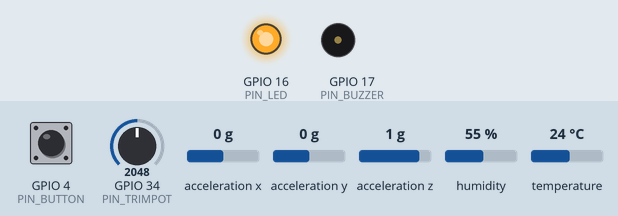
This sketch was run on a simulated ESP32. On the bench: output pins drawn as LEDs (lit = HIGH), buzzer (waves = sounding). Wiring (inferred from the names in the program): MPU-6050 motion sensor at I2C address 0x68. Dashed ring = blinking. The inputs (shaded band) are chosen by the test bench; at power-on: GPIO 4 (PIN_BUTTON) HIGH, GPIO 34 (PIN_TRIMPOT) = 2048, acceleration x 0 g, acceleration y 0 g, acceleration z 1 g, humidity 55 %, temperature 24 °C. Random numbers use the default seed unless the sketch sets one; what the sketch prints to the serial monitor is not drawn.

Above: at 1.2 s.
1.3 s: GPIO 4 (PIN_BUTTON) pulled LOW for 0.15 s
At 1.58 s:
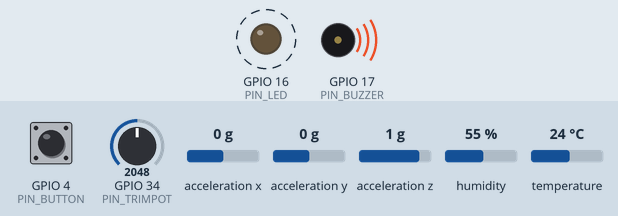
At 2.18 s:
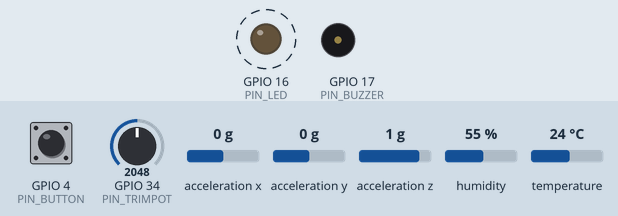
4.8 s: GPIO 34 (PIN_TRIMPOT) set to 2771
Timing chart, 0 to 14.9 s (numbered marks = the images above; inputs shaded):
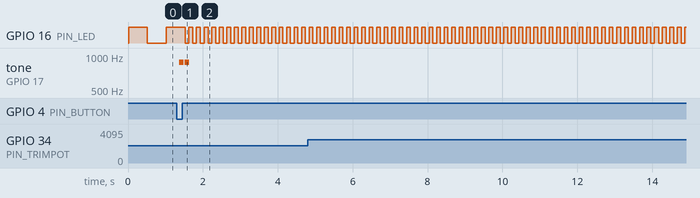

The sketch:

sketch.ino
```cpp
// KINETIQ — Wokwi simulation firmware (Arduino-ESP32 core, real FreeRTOS).
// File: hardware/sim/sketch.ino
//
// Pin plan: docs/OVERHAUL_PLAN.md section 3 (locked).
//   I2C SDA=21/SCL=22 (MPU6050 @ 0x68) | DHT22=GPIO13 | buzzer=GPIO17
//   button=GPIO4 (INPUT_PULLUP) | status LED=GPIO16 | examiner trimpot=GPIO34
//
// Tasks: sensorTask (1 Hz) -> classifyTask -> telemetryTask (1 Hz JSON on
// Serial) + buttonTask (debounce, alert toggle + fall-event beep)
// + potTask (100 ms examiner trimpot) + ledTask (heartbeat).
// Shared state is guarded by a mutex; pacing is vTaskDelay(), never delay().
// Serial carries exactly ONE JSON telemetry line per second (schema-locked)
// plus one plain-text "RTOS ..." status line (never JSON — parsers that keep
// only lines starting with '{' are unaffected).

#include <Arduino.h>
#include <Wire.h>
#include <DHTesp.h>
#include "freertos/FreeRTOS.h"
#include "freertos/task.h"
#include "freertos/semphr.h"

// ---------- pins ----------
static const uint8_t PIN_I2C_SDA = 21;
static const uint8_t PIN_I2C_SCL = 22;
static const uint8_t PIN_DHT     = 13;
static const uint8_t PIN_BUZZER  = 17;
static const uint8_t PIN_BUTTON  = 4;    // INPUT_PULLUP, active LOW
static const uint8_t PIN_LED     = 16;
static const uint8_t PIN_TRIMPOT = 34;   // ADC1_CH6, input-only; examiner knob

// ================= RTOS CONFIG (exhibit block — single source of truth) =====
// Task priorities (larger = more urgent), pacing periods (ms), stack depths
// (xTaskCreate usStackDepth units) and core affinity. Tasks stay UNPINNED
// (tskNO_AFFINITY) so the Wokwi browser build schedules exactly like the
// classroom build. Every xTaskCreate / vTaskDelay below sources its numbers
// from these constants — no magic numbers in the task bodies.
#define CFG_PRIO_SENSOR    2
#define CFG_PRIO_CLASSIFY  1
#define CFG_PRIO_TELEMETRY 1
#define CFG_PRIO_BUTTON    2
#define CFG_PRIO_POT       1
#define CFG_PRIO_LED       1
#define CFG_PERIOD_SENSOR_MS    1000
#define CFG_PERIOD_CLASSIFY_MS   250
#define CFG_PERIOD_TELEMETRY_MS 1000
#define CFG_PERIOD_BUTTON_MS      10
#define CFG_PERIOD_POT_MS        100
#define CFG_PERIOD_LED_SLOW_MS   500
#define CFG_PERIOD_LED_FAST_MS   100
#define CFG_STACK_SENSOR     4096
#define CFG_STACK_CLASSIFY   2048
#define CFG_STACK_TELEMETRY  4096
#define CFG_STACK_BUTTON     2048
#define CFG_STACK_POT        2048
#define CFG_STACK_LED        2048
static const BaseType_t CFG_CORE_DEFAULT = tskNO_AFFINITY;  // documented, unpinned

// ---------- examiner trimpot bands (12-bit ADC 0..4095, smoothed) ----------
static const int POT_MID_MIN  = 1366;  // >= : walk band
static const int POT_HIGH_MIN = 2731;  // >= : run band (below both: rest band)

// ---------- fall-event recovery window ----------
static const uint32_t FALL_RECOVERY_MS = 8000;  // ramp length after button press

// ---------- MPU6050 registers (raw Wire access, no library needed) ----------
static const uint8_t MPU_ADDR         = 0x68;  // AD0 tied to GND
static const uint8_t MPU_REG_PWR      = 0x6B;
static const uint8_t MPU_REG_ACCEL_XH = 0x3B;
static const float   MPU_LSB_PER_G    = 16384.0f;  // +/-2g full scale (reset default)

// ---------- shared state ----------
struct SharedState {
  float    ax_g = 0.0f, ay_g = 0.0f, az_g = 1.0f;
  float    mag_g = 1.0f;
  float    tempC = 25.0f, humidPct = 50.0f;
  bool     dhtOk = false;
  char     activity[8] = "rest";     // rest|walk|run (schema subset)
  char     exertion[10] = "rest";    // rest|light|moderate|high
  float    intensity = 0.0f;         // 0.00..1.00
  uint32_t steps = 0;
  bool     alertOn = false;
  uint16_t potRaw = 0;        // last examiner-trimpot ADC sample (0..4095)
  float    potSmooth = 0.0f;   // exponentially smoothed trimpot (band select)
  uint32_t fallUntilMs = 0;    // millis() stamp: fall ramp active while > now
};

static SharedState g_state;
static SemaphoreHandle_t g_mutex = NULL;
static DHTesp g_dht;

// Sim epoch base: no RTC/NTP in the sim, so timestamp = base + uptime(s).
// Schema only requires a positive unix-seconds int.
static const uint32_t SIM_EPOCH_BASE = 1727544000UL;

// ---------- helpers ----------
static bool mpuWake() {
  Wire.beginTransmission(MPU_ADDR);
  Wire.write(MPU_REG_PWR);
  Wire.write(0x00);  // clear SLEEP bit
  return Wire.endTransmission() == 0;
}

static bool mpuReadAccel(float &ax, float &ay, float &az) {
  Wire.beginTransmission(MPU_ADDR);
  Wire.write(MPU_REG_ACCEL_XH);
  if (Wire.endTransmission(false) != 0) return false;  // repeated start
  if (Wire.requestFrom(MPU_ADDR, (uint8_t)6) != 6) return false;
  int16_t rx = (int16_t)((Wire.read() << 8) | Wire.read());
  int16_t ry = (int16_t)((Wire.read() << 8) | Wire.read());
  int16_t rz = (int16_t)((Wire.read() << 8) | Wire.read());
  ax = (float)rx / MPU_LSB_PER_G;
  ay = (float)ry / MPU_LSB_PER_G;
  az = (float)rz / MPU_LSB_PER_G;
  return true;
}

// ---------- (a) sensor task: MPU6050 via Wire + DHT22, 1 Hz ----------
static void sensorTask(void *arg) {
  (void)arg;
  for (;;) {
    float ax, ay, az;
    bool mpuOk = mpuReadAccel(ax, ay, az);
    TempAndHumidity th = g_dht.getTempAndHumidity();  // DHTesp (Wokwi-safe on ESP32)
    bool dhtOk = (g_dht.getStatus() == 0);
    if (xSemaphoreTake(g_mutex, portMAX_DELAY) == pdTRUE) {
      if (mpuOk) {
        g_state.ax_g = ax;
        g_state.ay_g = ay;
        g_state.az_g = az;
        g_state.mag_g = sqrtf(ax * ax + ay * ay + az * az);
      }
      if (dhtOk) {
        g_state.tempC = th.temperature;
        g_state.humidPct = th.humidity;
      }
      g_state.dhtOk = dhtOk;
      xSemaphoreGive(g_mutex);
    }
    vTaskDelay(pdMS_TO_TICKS(CFG_PERIOD_SENSOR_MS));
  }
}

// ---------- (b) classification task: examiner trimpot drives the band ----------
// The Wokwi MPU6050 is static, so accel alone would sit at rest forever in the
// browser. The trimpot (smoothed, ~100 ms) selects rest|walk|run; real accel
// can only raise intensity above the band baseline (matters on real hardware).
// Enum strings stay inside the locked schema set (rest|walk|run) — "fall" is
// NOT a schema value, so the button fall event uses rest + high intensity.
static void classifyTask(void *arg) {
  (void)arg;
  uint32_t lastStepMs = 0;
  for (;;) {
    if (xSemaphoreTake(g_mutex, portMAX_DELAY) == pdTRUE) {
      float dev = fabsf(g_state.mag_g - 1.0f);  // deviation from 1g at rest
      float accelIntensity = constrain(dev / 0.6f, 0.0f, 1.0f);
      float pot = g_state.potSmooth;
      const char *act = "rest";
      const char *exe = "rest";
      float base = 0.02f;
      if (pot >= (float)POT_HIGH_MIN)     { act = "run";  exe = "high";     base = 0.75f; }
      else if (pot >= (float)POT_MID_MIN) { act = "walk"; exe = "moderate"; base = 0.35f; }
      g_state.intensity = constrain(fmaxf(accelIntensity, base), 0.0f, 1.0f);
      strncpy(g_state.activity, act, sizeof(g_state.activity) - 1);
      strncpy(g_state.exertion, exe, sizeof(g_state.exertion) - 1);
      g_state.activity[sizeof(g_state.activity) - 1] = 0;
      g_state.exertion[sizeof(g_state.exertion) - 1] = 0;
      // crude step peak detector: one step per accel burst, 300 ms refractory
      uint32_t now = millis();
      if (dev > 0.15f && (now - lastStepMs) > 300) {
        g_state.steps++;
        lastStepMs = now;
      }
      // band-driven steps so walk/run visibly advance the counter in the sim
      uint32_t refractory = 0;
      if (strcmp(act, "run") == 0)       refractory = 250;
      else if (strcmp(act, "walk") == 0) refractory = 400;
      if (refractory > 0 && (now - lastStepMs) > refractory) {
        g_state.steps++;
        lastStepMs = now;
      }
      // FALL override LAST: schema-safe "rest" + intensity spike ~0.95 that
      // decays back to the trimpot baseline over FALL_RECOVERY_MS.
      if (g_state.fallUntilMs > now) {
        strncpy(g_state.activity, "rest", sizeof(g_state.activity) - 1);
        strncpy(g_state.exertion, "high", sizeof(g_state.exertion) - 1);
        g_state.activity[sizeof(g_state.activity) - 1] = 0;
        g_state.exertion[sizeof(g_state.exertion) - 1] = 0;
        float k = constrain((float)(g_state.fallUntilMs - now)
                            / (float)FALL_RECOVERY_MS, 0.0f, 1.0f);
        g_state.intensity = constrain(0.95f * k + base * (1.0f - k), 0.0f, 1.0f);
      }
      xSemaphoreGive(g_mutex);
    }
    vTaskDelay(pdMS_TO_TICKS(CFG_PERIOD_CLASSIFY_MS));  // faster than 1 Hz sensors
  }
}

// ---------- (c) telemetry task: ONE JSON line per second on Serial ----------
// Field names/order match laptop/receiver/telemetry_schema.py EXACTLY.
// HR/SpO2 are synthetic: slow sine + noise.
// synthetic: no PPG sensor in razor BOM (MAX30102 was cut; band bridge = stretch).
static void telemetryTask(void *arg) {
  (void)arg;
  char line[220];
  for (;;) {
    SharedState s;
    if (xSemaphoreTake(g_mutex, portMAX_DELAY) == pdTRUE) {
      s = g_state;
      xSemaphoreGive(g_mutex);
    }
    uint32_t now = millis();
    float t = (float)now / 1000.0f;
    // Synthetic HR baseline follows the SELECTED activity (examiner knob);
    // the fall event adds a spike that decays over FALL_RECOVERY_MS.
    float baseHr = 72.0f;
    if (strcmp(s.activity, "walk") == 0)      baseHr = 96.0f;
    else if (strcmp(s.activity, "run") == 0)  baseHr = 132.0f;
    float fallBoost = 0.0f;
    if (s.fallUntilMs > now) {
      fallBoost = 30.0f * constrain((float)(s.fallUntilMs - now)
                                    / (float)FALL_RECOVERY_MS, 0.0f, 1.0f);
    }
    int hr = (int)(baseHr + fallBoost + 4.0f * sinf(2.0f * 3.14159f * t / 60.0f)
                   + (float)random(-15, 16) / 10.0f);
    hr = constrain(hr, 30, 220);
    int spo2 = (int)(97.0f + 1.0f * sinf(2.0f * 3.14159f * t / 90.0f + 1.0f)
                     + (float)random(-5, 6) / 10.0f);
    spo2 = constrain(spo2, 70, 100);
    uint32_t ts = SIM_EPOCH_BASE + (uint32_t)(now / 1000UL);
    // RTOS exhibit line: plain text, NEVER JSON — printed BEFORE the JSON line
    // so line-oriented parsers (keep only lines starting with '{') skip it.
    Serial.printf("RTOS tick=%lu tasks=%u uptime_s=%lu heap=%u\n",
                  (unsigned long)xTaskGetTickCount(),
                  (unsigned)uxTaskGetNumberOfTasks(),
                  (unsigned long)(now / 1000UL),
                  (unsigned)ESP.getFreeHeap());
    snprintf(line, sizeof(line),
             "{\"timestamp\":%lu,\"heart_rate\":%d,\"spo2\":%d,"
             "\"activity\":\"%s\",\"motion_intensity\":%.2f,"
             "\"exertion\":\"%s\",\"steps\":%lu,\"ppg_quality\":\"good\"}",
             (unsigned long)ts, hr, spo2,
             s.activity, (double)s.intensity,
             s.exertion, (unsigned long)s.steps);
    Serial.println(line);
    vTaskDelay(pdMS_TO_TICKS(CFG_PERIOD_TELEMETRY_MS));
  }
}

// ---------- (d) button task: debounce, alert toggle + fall event ----------
// Press = examiner "fall event": short double-beep, motion_intensity spikes
// ~0.95 with activity forced to schema-safe "rest" ("fall" is NOT a schema
// value), then an 8 s recovery ramp (HR spikes, then decays). Alert toggle
// behaviour is unchanged.
static void buttonTask(void *arg) {
  (void)arg;
  int stable = HIGH;
  int last = HIGH;
  uint32_t lastChange = 0;
  for (;;) {
    int r = digitalRead(PIN_BUTTON);
    uint32_t now = millis();
    if (r != last) {
      last = r;
      lastChange = now;
    }
    if ((now - lastChange) > 50 && r != stable) {  // 50 ms debounce
      stable = r;
      if (stable == LOW) {  // pressed (INPUT_PULLUP)
        bool on;
        if (xSemaphoreTake(g_mutex, portMAX_DELAY) == pdTRUE) {
          g_state.alertOn = !g_state.alertOn;
          on = g_state.alertOn;
          g_state.fallUntilMs = now + FALL_RECOVERY_MS;  // start fall ramp
          xSemaphoreGive(g_mutex);
        }
        // tone() drives the Wokwi piezo buzzer (smooth mode); double-beep ack.
        uint16_t pitch = on ? 880 : 440;
        tone(PIN_BUZZER, pitch, 120);
        vTaskDelay(pdMS_TO_TICKS(150));
        tone(PIN_BUZZER, pitch, 120);
      }
    }
    vTaskDelay(pdMS_TO_TICKS(CFG_PERIOD_BUTTON_MS));
  }
}

// ---------- (e2) examiner trimpot task: 100 ms smoothed ADC ----------
// Exponential smoother (alpha 0.2) kills knob jitter; classifyTask maps the
// smoothed value to rest|walk|run bands. No filtering library needed.
static void potTask(void *arg) {
  (void)arg;
  bool first = true;
  for (;;) {
    int raw = analogRead(PIN_TRIMPOT);  // 0..4095, examiner knob
    if (xSemaphoreTake(g_mutex, portMAX_DELAY) == pdTRUE) {
      g_state.potRaw = (uint16_t)constrain(raw, 0, 4095);
      if (first) { g_state.potSmooth = (float)g_state.potRaw; first = false; }
      else {
        g_state.potSmooth =
            0.2f * (float)g_state.potRaw + 0.8f * g_state.potSmooth;
      }
      xSemaphoreGive(g_mutex);
    }
    vTaskDelay(pdMS_TO_TICKS(CFG_PERIOD_POT_MS));
  }
}

// ---------- (f) status LED heartbeat: slow blink, fast blink while alerting ----------
static void ledTask(void *arg) {
  (void)arg;
  bool level = false;
  for (;;) {
    bool on = false;
    if (xSemaphoreTake(g_mutex, portMAX_DELAY) == pdTRUE) {
      on = g_state.alertOn;
      xSemaphoreGive(g_mutex);
    }
    level = !level;
    digitalWrite(PIN_LED, level ? HIGH : LOW);
    vTaskDelay(pdMS_TO_TICKS(on ? CFG_PERIOD_LED_FAST_MS : CFG_PERIOD_LED_SLOW_MS));
  }
}

void setup() {
  Serial.begin(115200);
  Wire.begin(PIN_I2C_SDA, PIN_I2C_SCL);
  mpuWake();
  g_dht.setup(PIN_DHT, DHTesp::DHT22);  // "DHT sensor library for ESPx" (Wokwi-safe)
  pinMode(PIN_BUTTON, INPUT_PULLUP);
  pinMode(PIN_BUZZER, OUTPUT);
  pinMode(PIN_LED, OUTPUT);
  digitalWrite(PIN_LED, LOW);
  randomSeed(analogRead(PIN_TRIMPOT));  // knob noise seed only
  g_mutex = xSemaphoreCreateMutex();
  // All priorities/stacks from the RTOS CONFIG block; tasks unpinned
  // (CFG_CORE_DEFAULT = tskNO_AFFINITY) — plain xTaskCreate throughout.
  xTaskCreate(sensorTask, "sensor", CFG_STACK_SENSOR, NULL, CFG_PRIO_SENSOR, NULL);
  xTaskCreate(classifyTask, "classify", CFG_STACK_CLASSIFY, NULL, CFG_PRIO_CLASSIFY, NULL);
  xTaskCreate(telemetryTask, "telemetry", CFG_STACK_TELEMETRY, NULL, CFG_PRIO_TELEMETRY, NULL);
  xTaskCreate(buttonTask, "button", CFG_STACK_BUTTON, NULL, CFG_PRIO_BUTTON, NULL);
  xTaskCreate(potTask, "pot", CFG_STACK_POT, NULL, CFG_PRIO_POT, NULL);
  xTaskCreate(ledTask, "led", CFG_STACK_LED, NULL, CFG_PRIO_LED, NULL);
}

void loop() {
  vTaskDelay(portMAX_DELAY);  // all work lives in FreeRTOS tasks
}
```

Measured:
- after the input at 1.3 s, tone on GPIO 17 (PIN_BUZZER): alternates 880 Hz for 0.12 s and silent for 0.03 s, 4 changes in all, then stays silent, starting after 0.07 s
- by itself, GPIO 16 (PIN_LED): alternates HIGH for 0.10 s and LOW for 0.10 s
